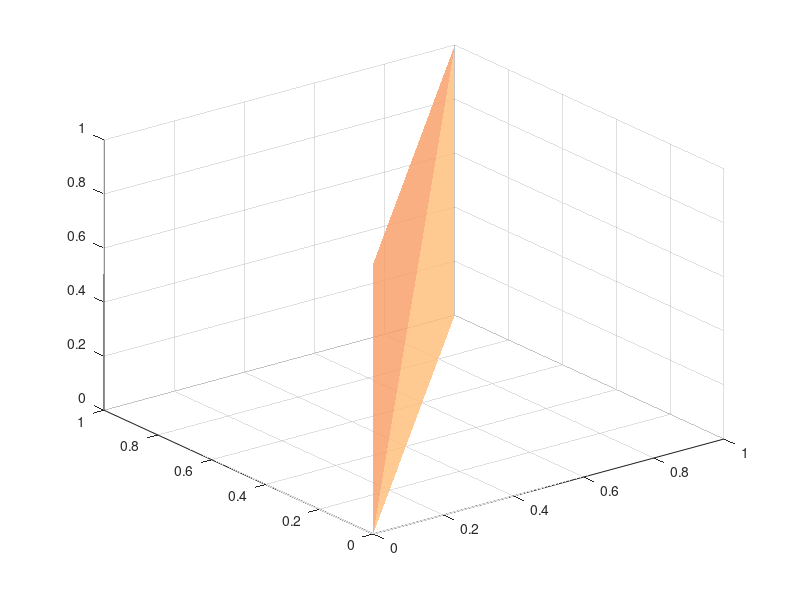

Recreate this plot in MATLAB.

V = [0,0,0; 1,1,1; 0,0,1; 1,1,0];
F = [1,2,3; 1,2,4];
alpha = 0.8;
% color = [0.3,0.3,0.3,; 0.9,0.9, 0.9];
load('settings/colormapCopper.mat');  % cmap
color = [cmap(50,:); cmap(60, :)];
trisurf(F,V(:,1),V(:,2),V(:,3), 'FaceColor', 'flat', 'FaceVertexCData', color, 'FaceAlpha', alpha, 'EdgeColor', 'none');
